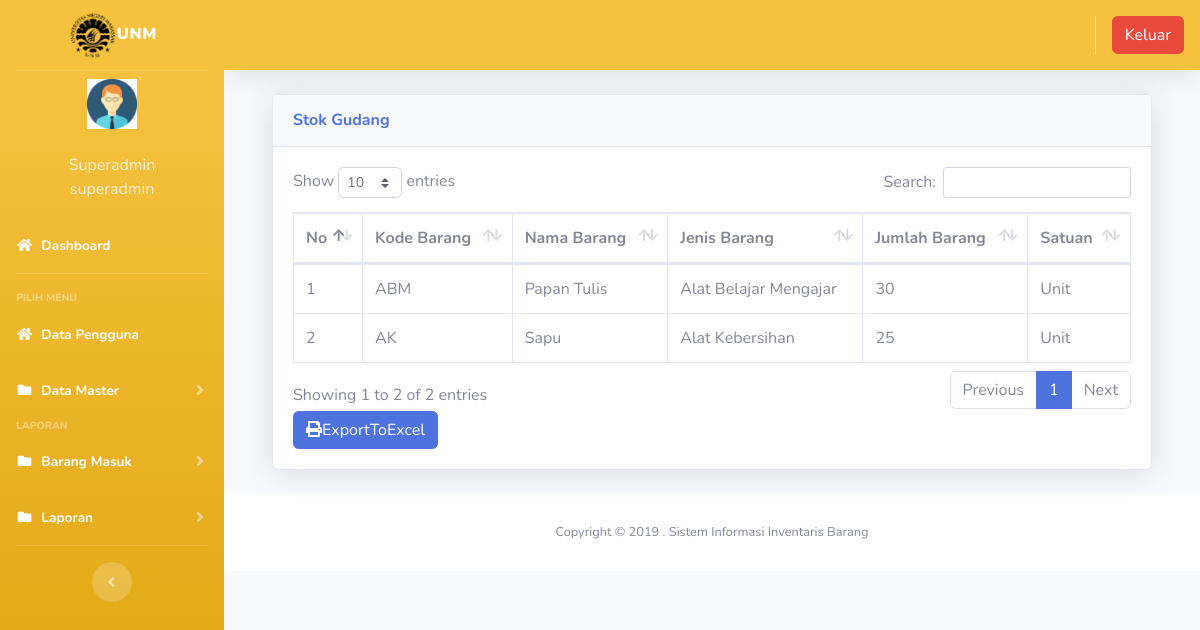
The page /index3.php?page=laporan_gudang (signed in) on the database its author committed.
### tables this page shows
CREATE TABLE `users` (
  `id` int(11) NOT NULL,
  `nik` varchar(10) NOT NULL,
  `nama` varchar(100) NOT NULL,
  `alamat` varchar(200) NOT NULL,
  `telepon` varchar(100) NOT NULL,
  `username` varchar(100) NOT NULL,
  `password` varchar(100) NOT NULL,
  `level` varchar(25) NOT NULL DEFAULT 'member',
  `foto` varchar(25) NOT NULL
);

CREATE TABLE `gudang` (
  `id` int(11) NOT NULL,
  `kode_barang` varchar(100) NOT NULL,
  `nama_barang` varchar(100) NOT NULL,
  `jenis_barang` varchar(100) NOT NULL,
  `jumlah` varchar(250) NOT NULL,
  `satuan` varchar(100) NOT NULL,
  `foto` varchar(50) NOT NULL
);

### page/laporan/laporan_gudang.php (the view, shortened to what this page needs)
<div class="container-fluid">
  <div class="card shadow mb-4">
    <div class="card-header py-3">
      <h6 class="m-0 font-weight-bold text-primary">Stok Gudang</h6>
    </div>
    <div class="card-body">
      <div class="table-responsive">
        <table class="table table-bordered" id="dataTable" width="100%" cellspacing="0">
        <thead>
                                <tr>
			<th>No</th>
			<th>Kode Barang</th>
			<th>Nama Barang</th>
			<th>Jenis Barang</th>
			<th>Jumlah Barang</th>
			<th>Satuan</th>
                                </tr>
		</thead>
          <tbody>
            <?php
	$no = 1;
	$sql = $koneksi->query("select * from gudang");
	while ($data = $sql->fetch_assoc()) {
	?>
                                <tr>
                                    <td><?php echo $no++; ?></td>
			<td><?php echo $data['kode_barang'] ?></td>
			<td><?php echo $data['nama_barang'] ?></td>
			<td><?php echo $data['jenis_barang'] ?></td>
			<td><?php echo $data['jumlah'] ?></td>
			<td><?php echo $data['satuan'] ?></td>
                                </tr>
	<?php }?>
		   </tbody>
                        </table>
<a href="page/laporan/export_laporan_gudang_excel.php"  class="btn btn-primary" style="margin-top:8 px"><i class="fa fa-print"></i>ExportToExcel</a>
      </div>
    </div>
  </div>
</div>

### index3.php (shortened to what this page needs)
<?php
	$koneksi = new mysqli("localhost","root","","inventori");
	?>
<!DOCTYPE html>
<html lang="en">
<head>
  <link href="vendor/fontawesome-free/css/all.min.css" rel="stylesheet" type="text/css">
  <link href="css/sb-admin-2.min.css" rel="stylesheet">
  <link href="vendor/datatables/dataTables.bootstrap4.min.css" rel="stylesheet">
</head>
<body id="page-top">
  <div id="wrapper">
    <ul class="navbar-nav bg-gradient-warning sidebar sidebar-dark accordion" id="accordionSidebar">
      <a class="sidebar-brand d-flex align-items-center justify-content-center" href="index3.php">
        <div class="sidebar-brand-text mx-2"><img src="img/logounm.png" alt="" width="50px"><b>UNM</b></div>
      </a>
      <hr class="sidebar-divider my-0">
 <?php
   if ($_SESSION['superadmin']) {
	   $user = $_SESSION['superadmin'];
   }
   $sql =$koneksi->query("select * from users where id='$user'");
   $data = $sql->fetch_assoc();
   ?>
    <li class="d-flex align-items-center justify-content-center">
        <a class="nav-link">
		 <img src="img/<?php echo $data['foto']?>" class="img-circle" width="50" alt="User"/></a>
	  </li>
		 <li class="nav-item ">
        <a class="nav-link">
         	<div class="d-flex align-items-center justify-content-center" class="name">  <?php echo  $data['nama'];?></div></font>
			<div class="d-flex align-items-center justify-content-center" class="email"><?php echo $data['level'];?></div>
		 </a>
      </li>
      <li class="nav-item active">
        <a class="nav-link" href="?page=home3">
          <i class="fas fa-fw fa-home"></i>
          <span>Dashboard</span></a>
      </li>
      <hr class="sidebar-divider">
      <div class="sidebar-heading">
        Pilih Menu
      </div>
	    <li class="nav-item active">
        <a class="nav-link" href="?page=pengguna">
          <i class="fas fa-fw fa-home"></i>
          <span>Data Pengguna</span></a>
      </li>
	   <li class="nav-item active">
        <a class="nav-link collapsed" href="#" data-toggle="collapse" data-target="#collapseData" aria-expanded="true" aria-controls="collapseData">
          <i class="fas fa-fw fa-folder"></i>
          <span>Data Master</span>
        </a>
      </li>
      <div class="sidebar-heading">
        Laporan
      </div>
      <li class="nav-item active">
        <a class="nav-link collapsed" href="#" data-toggle="collapse" data-target="#collapsePages" aria-expanded="true" aria-controls="collapsePages">
          <i class="fas fa-fw fa-folder"></i>
          <span>Barang Masuk</span>
        </a>
      </li>
	     <li class="nav-item active">
        <a class="nav-link collapsed" href="#" data-toggle="collapse" data-target="#collapseLaporan" aria-expanded="true" aria-controls="collapseLaporan">
          <i class="fas fa-fw fa-folder"></i>
          <span>Laporan</span>
        </a>
      </li>
      <hr class="sidebar-divider d-none d-md-block">
      <div class="text-center d-none d-md-inline">
        <button class="rounded-circle border-0" id="sidebarToggle"></button>
      </div>
    </ul>
    <div id="content-wrapper" class="d-flex flex-column">
      <div id="content">
        <nav class="navbar navbar-expand navbar-dark bg-warning topbar mb-4 static-top shadow">
          <ul class="navbar-nav ml-auto">
            <li class="nav-item dropdown no-arrow">
			 <div class="top-menu">
        <ul class="nav pull-right top-menu">
           <li><a onclick="return confirm('Apakah anda yakin akan logout?')" class="btn btn-danger" class="logout" href="logout.php">Keluar</a></li>
        </ul>
      </div>
            </li>
          </ul>
        </nav>
        <div class="container-fluid">
		 <section class="content">
		      <?php
			   $page = $_GET['page'];
			   $aksi = $_GET['aksi'];
				   if ($page == "laporan_gudang") {
				   if ($aksi == "") {
					   include "page/laporan/laporan_gudang.php";
				   }
			   }
			   ?>
    </section>
</div>
      <footer class="sticky-footer bg-white">
        <div class="container my-auto">
          <div class="copyright text-center my-auto">
            <span>Copyright &copy; 2019 . Sistem Informasi Inventaris Barang</span>
          </div>
        </div>
      </footer>
    </div>
  </div>
  </div>
</body>
</html>

### rows shown on the page
users: foto (picture), nama "Superadmin", level "superadmin"
gudang: kode_barang "ABM", nama_barang "Papan Tulis", jenis_barang "Alat Belajar Mengajar", jumlah "30", satuan "Unit"
gudang: kode_barang "AK", nama_barang "Sapu", jenis_barang "Alat Kebersihan", jumlah "25", satuan "Unit"
